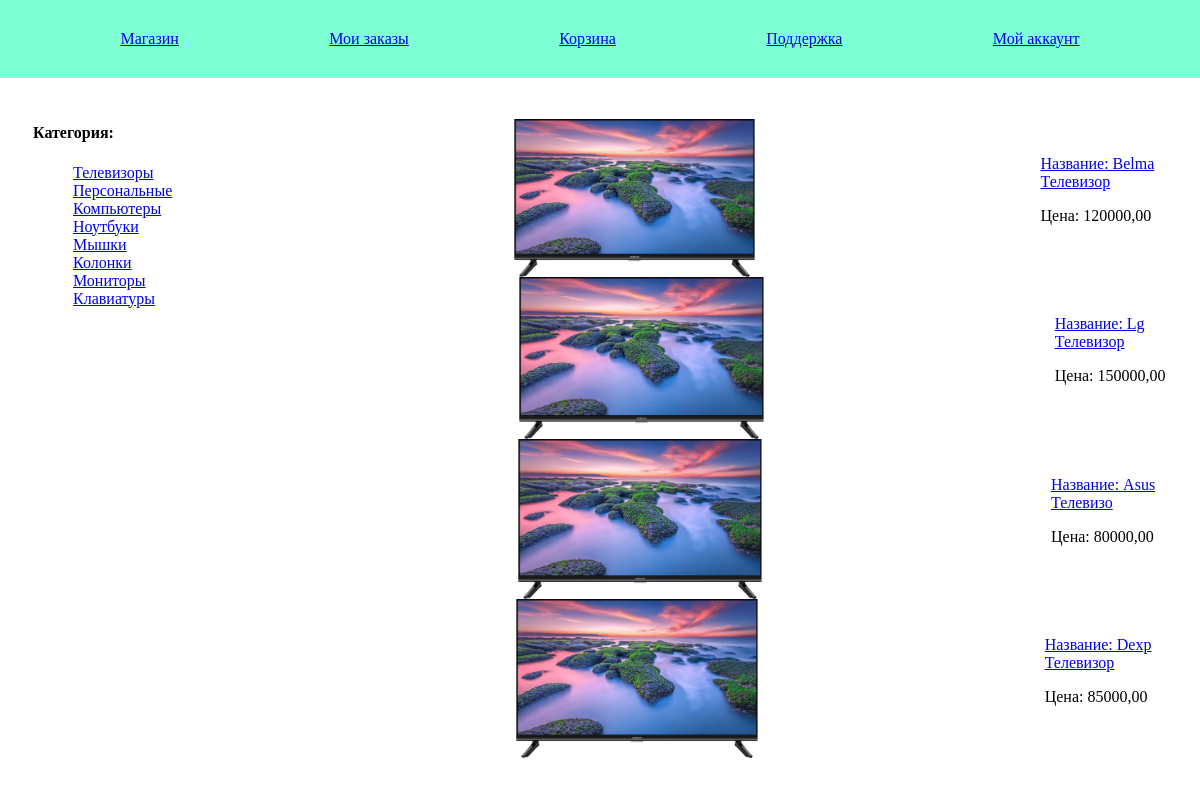
Page /shop/products/ on the committed database.
### shop/models.py (models this page shows, shortened)
class Category(models.Model):
    name = models.CharField(max_length=50, unique=True)
    created_at = models.DateField(auto_now_add=True)

class Product(models.Model):
    name = models.CharField(max_length=80)
    description = models.TextField(max_length=600)
    price = models.DecimalField(max_digits=8, decimal_places=2)
    created_at = models.DateField(auto_now_add=True)
    archived = models.BooleanField(default=True)
    category = models.ForeignKey(
        Category,
        on_delete=models.SET_NULL,
        related_name="products",
        null=True
    )

class ProductImage(models.Model):
    photo = models.ImageField(
        upload_to=generic_path_to_save_photo, # type: ignore
        null=True
    )
    product = models.OneToOneField(
        Product,
        on_delete=models.CASCADE,
        related_name="image"
    )
    description = models.CharField(
        max_length=100,
        blank=True
    )

### shop/views.py (the view)
# urls.py: path("products/", ProductListView.as_view(), name="products-list"),
class ProductListView(ListView):
    queryset = Category.objects.all()
    template_name = "shop/list-products.html"
    def get_context_data(self, **kwargs: Any) -> dict[str, Any]:
        all_products = Product.objects.filter(archived=False).all()
        kwargs["products_list"] = all_products
        kwargs["show_return"] = False # Show url for return on shop:products-list
        return super().get_context_data(**kwargs)

### shop/templates/shop/list-products.html (shortened to what this page needs)
{% extends "shop/base.html" %}
{% load static %}
{% block head %}
    {{ block.super }}
    <link rel="stylesheet" href="{% static "shop/list-products.css" %}">
{% endblock head %}
{% block main %}
    <div class="main-container">
        <div class="left-container">
            <div>
                <h4>Категория:</h4>
            </div>
            <div>
                <ul class="out-circle">
                    {% for category in object_list %}
                        <li><a href="{% url "shop:products-list-by-category" category=category.id %}">{{ category.name|title }}</a></li>
                    {% endfor %}
                </ul>
            </div>
        </div>
        <div class="right-container">
            <ul>
                {% for product in  products_list %}
                    <div class="content-container">
                        <div class="pre-photo-container">
                            <img src="{{ product.image.photo.url }}" alt="" class="photo-container">
                        </div>
                        <div class="pre-text-container">
                            <a href="{% url "shop:product-detail" pk=product.id %}">Название: {{ product.name|title }}</a>
                            <p>Цена: {{ product.price }}</p>
                        </div>
                    </div>
                {% endfor %}
            </ul>
        </div>
    </div>
{% endblock main %}

### shop/static/shop/list-products.css (style rules this page uses)
ul.out-circle { list-style-type: None; }
.main-container { display: flex; justify-content: start; align-items: start; flex-direction: row; margin: 25px 25px; }
.right-container { display: flex; justify-content: center; flex-direction: column; }
.content-container { display: flex; flex-direction: row; justify-content: space-evenly; align-items: center; }
.pre-photo-container { display: flex; justify-content: center; flex-grow: 0; }
.pre-text-container { display: flex; flex-direction: column; justify-content: start; flex-grow: 2; }
.photo-container { max-width: 30%; min-width: 20%; }

### rows in the picture
Category: name "Телевизоры"
Category: name "Персональные Компьютеры"
Category: name "Ноутбуки"
Category: name "Мышки"
Category: name "Колонки"
Category: name "Мониторы"
Category: name "Клавиатуры"
Product: image.photo (picture), name "Belma Телевизор", price "120000,00"
Product: image.photo (picture), name "Lg Телевизор", price "150000,00"
Product: image.photo (picture), name "Asus Телевизо", price "80000,00"
Product: image.photo (picture), name "Dexp Телевизор", price "85000,00"
